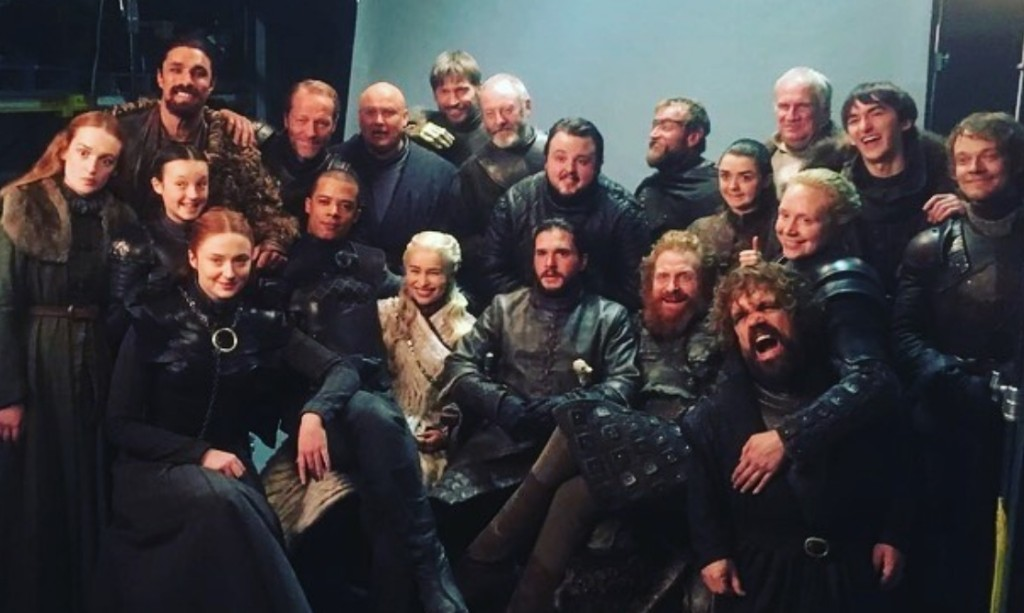
#> input picture 35_face_detection/images/group_photo2.jpg, 1024 x 613 px
$ python 1.py
#> lines starting #> are read from the running program, lines starting #| are printed output that depends on the picture; after the words box and inside, x2 and y2 are one past the last pixel; in counts of white or black regions, pixels touching at a corner belong together
import cv2

face_cascade = cv2.CascadeClassifier('haarcascade_frontalface_alt2.xml')

image = cv2.imread('./images/group_photo2.jpg')
#> image is the input picture: shape (613, 1024, 3); mean B, G, R 62, 59.4, 62.8
# image = cv2.imread('../images/Lenna.bmp')
gray = cv2.cvtColor(image, cv2.COLOR_BGR2GRAY)
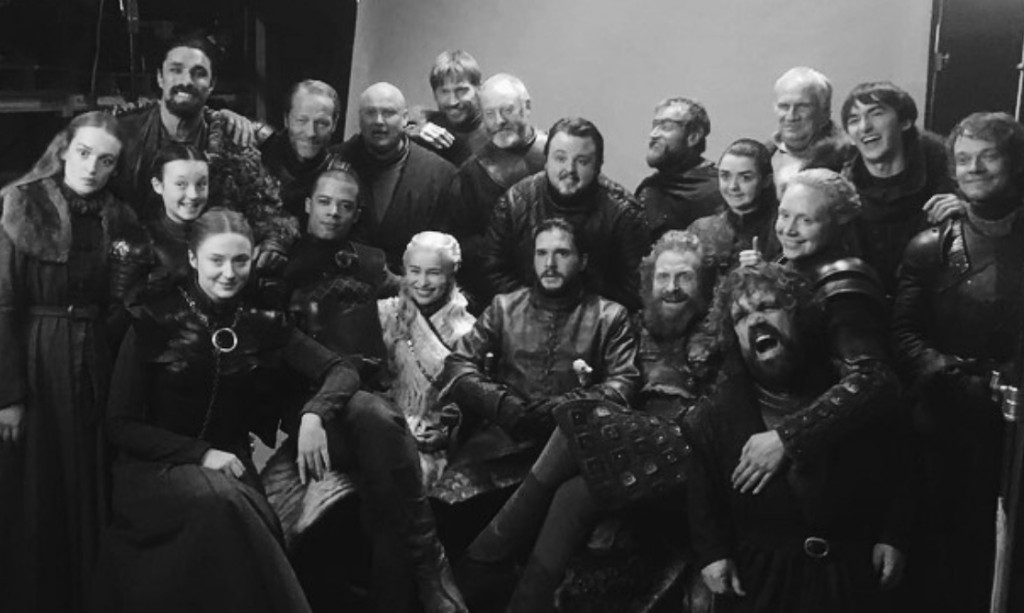
#> gray: shape (613, 1024); min 7, max 253, mean 60.7

#faces = face_cascade.detectMultiScale(gray, 1.1, 3)
faces = face_cascade.detectMultiScale(gray, 1.05, 4)
#> faces = 17 rows, first 6: [768, 88, 49, 49], [525, 233, 54, 54], [430, 74, 46, 46], [710, 157, 51, 51], [306, 182, 55, 55], [399, 252, 51, 51]
for (x, y, w, h) in faces:
    image = cv2.rectangle(image, (x, y), (x + w, y + h), (0, 255, 0), 3)
#> this loop made 17 passes
#> (x, y, w, h) on passes 1 to 12: (768, 88, 49, 49), (525, 233, 54, 54), (430, 74, 46, 46), (710, 157, 51, 51), (306, 182, 55, 55), (399, 252, 51, 51), (354, 93, 52, 52), (284, 101, 54, 54), (765, 195, 57, 57), (644, 254, 58, 58), (542, 138, 56, 56), (946, 135, 59, 59)
#> pass 1, `image = cv2.rectangle(image, (x, y), (x + w, y + h), (0, 255, 0), 3)`:
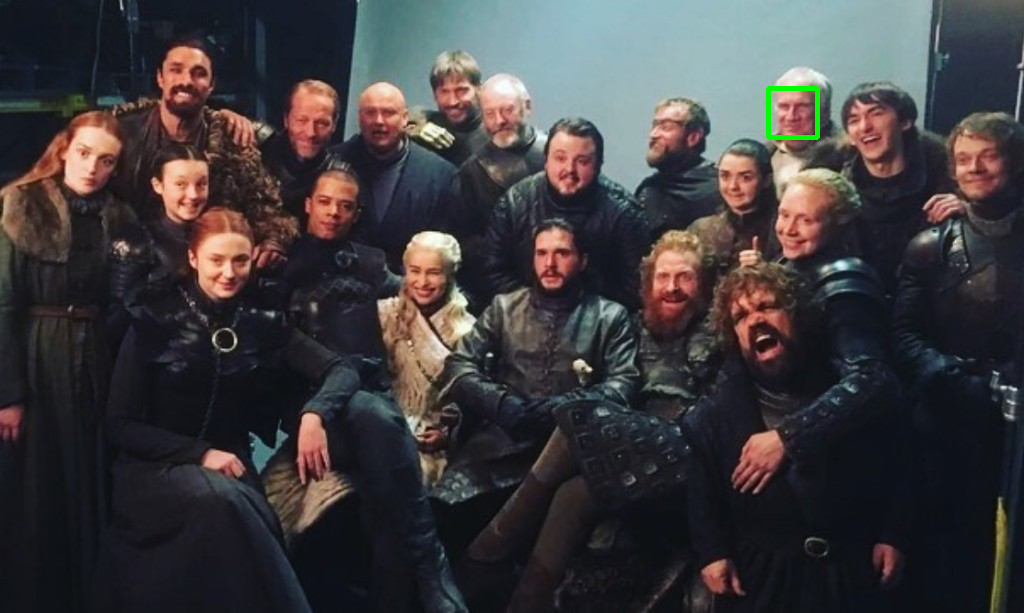
#> image: shape (613, 1024, 3); 0.15% of pixels changed, all inside (x1, y1, x2, y2) = (766, 86, 820, 140)
#> pass 2, `image = cv2.rectangle(image, (x, y), (x + w, y + h), (0, 255, 0), 3)`:
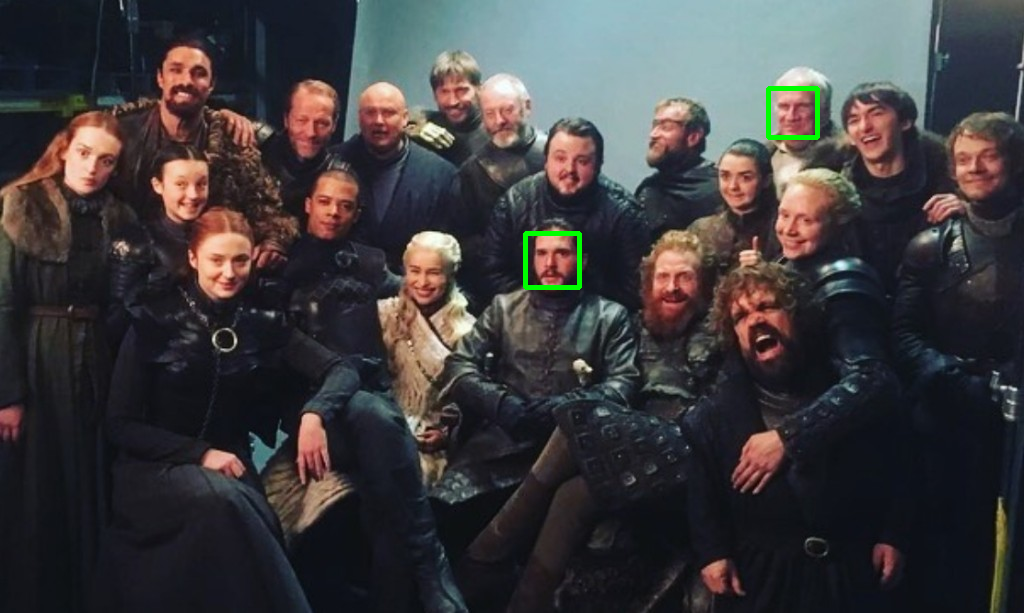
#> image: shape (613, 1024, 3); 0.17% of pixels changed, all inside (x1, y1, x2, y2) = (523, 231, 582, 290)
#> pass 3, `image = cv2.rectangle(image, (x, y), (x + w, y + h), (0, 255, 0), 3)`:
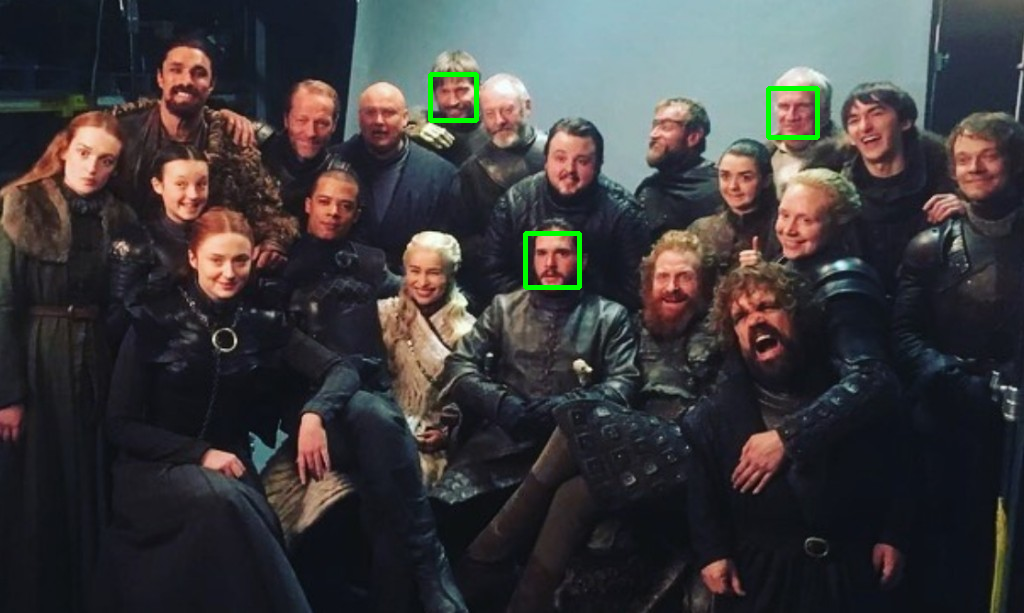
#> image: shape (613, 1024, 3); 0.14% of pixels changed, all inside (x1, y1, x2, y2) = (428, 72, 479, 123)
#> after the loop:
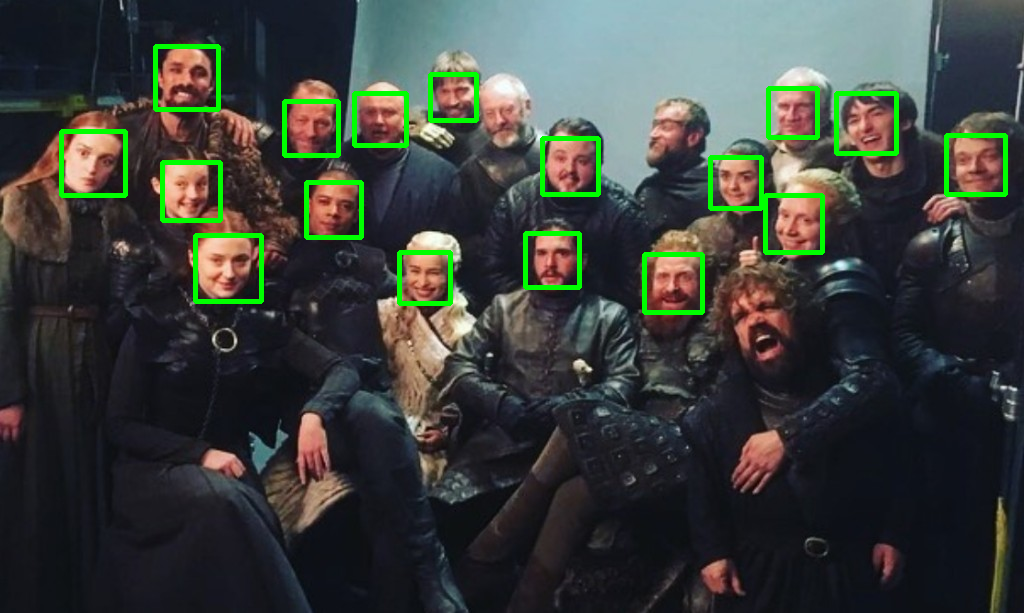
#> image: shape (613, 1024, 3); 2.53% of pixels changed, all inside (x1, y1, x2, y2) = (59, 44, 1008, 315)

# cv2.namedWindow('video', cv2.WINDOW_NORMAL)
cv2.imshow('video', image)
cv2.waitKey(0)
cv2.destroyAllWindows()
